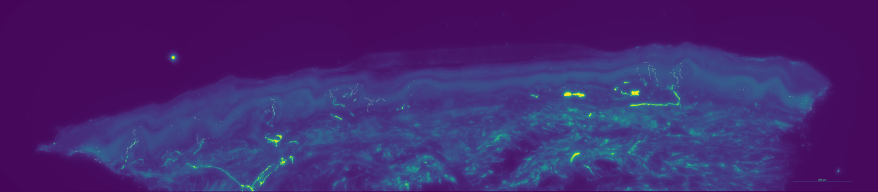
#> input picture output/morphology/01_closing_diff.png, 1755 x 383 px, shrunk from 4713 x 1028 before the run (shown at 1/2 size)
$ python visualize_morphology_diff.py -i ../output/morphology/01_closing_diff.png -o out
#> lines starting #> are read from the running program, lines starting #| are printed output that depends on the picture; after the words box and inside, x2 and y2 are one past the last pixel; in counts of white or black regions, pixels touching at a corner belong together
#!/usr/bin/env python3
"""
形態學操作前後差異視覺化工具

視覺化形態學操作（closing + opening）前後的變化：
- 被消除的區域使用紅色標注
- 擴增的區域使用黃色標注
- 保持不變的區域保持原樣

功能：
1. 自動執行 closing + opening 操作
2. 視覺化每個步驟的差異
3. 生成彩色疊加視覺化
4. 提供統計資訊（消除/擴增的像素數量）

使用範例:
    from visualization.visualize_morphology_diff import visualize_morphology_pipeline

    # 執行 closing + opening 並視覺化
    visualize_morphology_pipeline(
        input_path='annotation.png',
        output_dir='output/morphology_viz',
        closing_kernel=5,
        opening_kernel=3
    )

作者: Generated with Claude Code
日期: 2025-12-08
"""

import sys
import logging
from pathlib import Path
from typing import Optional, Dict, Any, Tuple
import numpy as np
import cv2
import matplotlib.pyplot as plt
import matplotlib.patches as mpatches

# 添加 src 到路徑
sys.path.insert(0, str(Path(__file__).parent.parent))

from src.preprocessing.morphology import morphological_closing, morphological_opening

# 設定 logger
logging.basicConfig(level=logging.INFO, format='%(levelname)s: %(message)s')
logger = logging.getLogger(__name__)


def load_binary_image(image_path: str) -> np.ndarray:
    """
    載入並二值化影像

    Args:
        image_path: 影像路徑

    Returns:
        二值影像 (0 或 255)

    Raises:
        FileNotFoundError: 檔案不存在
        ValueError: 無法讀取影像
    """
#> called with image_path = '../output/morphology/01_closing_diff.png'
    image_path = Path(image_path)
    if not image_path.exists():
        raise FileNotFoundError(f"影像檔案不存在: {image_path}")

    # 讀取影像
    image = cv2.imread(str(image_path), cv2.IMREAD_GRAYSCALE)
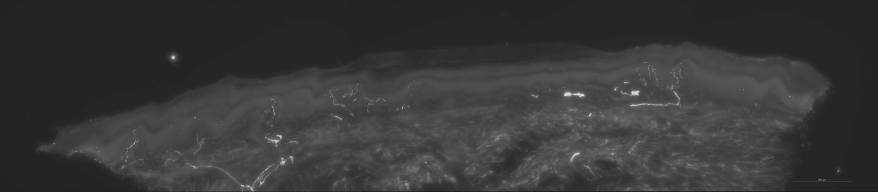
#> image: shape (383, 1755) (shown at 1/2 size); min 30, max 220, mean 55.8
    if image is None:
        raise ValueError(f"無法讀取影像: {image_path}")

    # 二值化（確保只有 0 和 255）
    _, binary = cv2.threshold(image, 127, 255, cv2.THRESH_BINARY)
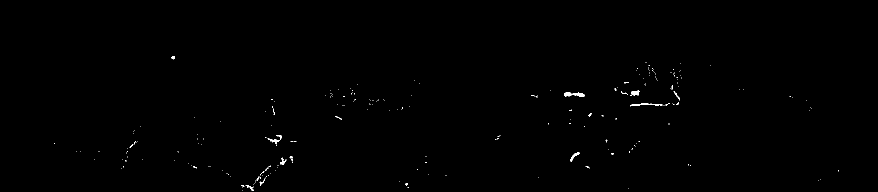
#> binary: shape (383, 1755) (shown at 1/2 size); 0.26% white; 230 white regions (214 under 20 px), largest, box (x1, y1, x2, y2) and area: (1128, 184, 1169, 194) 237, (1260, 207, 1325, 213) 142, (1260, 181, 1279, 192) 133

    return binary


# [213 lines left out: functions compute_morphology_diff, create_diff_overlay, create_statistics_plot, not called in this run]


def visualize_morphology_pipeline(
    input_path: str,
    output_dir: str,
    closing_kernel: int = 5,
    opening_kernel: int = 3,
    background_path: Optional[str] = None,
    removed_color: Tuple[int, int, int] = (0, 0, 255),    # BGR: 紅色
    added_color: Tuple[int, int, int] = (0, 255, 255),    # BGR: 黃色
    alpha: float = 0.6,
    dpi: int = 150
) -> Dict[str, Any]:
    """
    執行完整的形態學操作 pipeline 並視覺化每個步驟

    Pipeline 步驟：
    1. 原始影像
    2. Closing 操作（填補小孔洞）
    3. Opening 操作（移除小噪點）

    Args:
        input_path: 輸入影像路徑
        output_dir: 輸出目錄
        closing_kernel: Closing 操作的 kernel 大小
        opening_kernel: Opening 操作的 kernel 大小
        background_path: 背景影像路徑（可選）
        removed_color: 被消除區域顏色 (BGR)
        added_color: 擴增區域顏色 (BGR)
        alpha: 透明度 (0-1)
        dpi: 輸出解析度

    Returns:
        包含所有步驟統計資訊的字典
    """
    logger.info("=" * 80)
    logger.info("形態學操作 Pipeline 視覺化")
    logger.info("=" * 80)

    # 創建輸出目錄
    output_path = Path(output_dir)
    output_path.mkdir(parents=True, exist_ok=True)

    # 步驟 1: 載入原始影像
    logger.info("\n步驟 1: 載入原始影像")
    logger.info(f"  輸入: {input_path}")
    original = load_binary_image(input_path)
    logger.info(f"  影像尺寸: {original.shape}")
    logger.info(f"  白色像素: {np.count_nonzero(original == 255):,}")

    # 載入背景影像（如果有）並轉換成 viridis colormap
    background = None
    if background_path:
        logger.info(f"  背景影像: {background_path}")
        background_gray = cv2.imread(background_path, cv2.IMREAD_GRAYSCALE)
        if background_gray is None:
            logger.warning(f"  無法載入背景影像，將使用純色背景")
        else:
            # 轉換成 viridis colormap
            normalized = (background_gray - background_gray.min()) / (background_gray.max() - background_gray.min())
            normalized = np.clip(normalized, 0, 1)
            viridis_cmap = plt.cm.get_cmap('viridis')
            background_colored = viridis_cmap(normalized)[:, :, :3]  # 移除 alpha 通道
            background = (background_colored * 255).astype(np.uint8)
            # 轉換為 BGR 供 OpenCV 使用
            background = cv2.cvtColor(background, cv2.COLOR_RGB2BGR)
            logger.info(f"  ✓ 已將背景影像轉換成 viridis colormap")


    # 步驟 2: 執行 Closing 操作
    logger.info(f"\n步驟 2: 執行 Closing 操作 (kernel={closing_kernel})")
    logger.info("  目的：填補小孔洞，連接鄰近物體")
#> (the run stopped early here; a loop or call above may not have finished)
